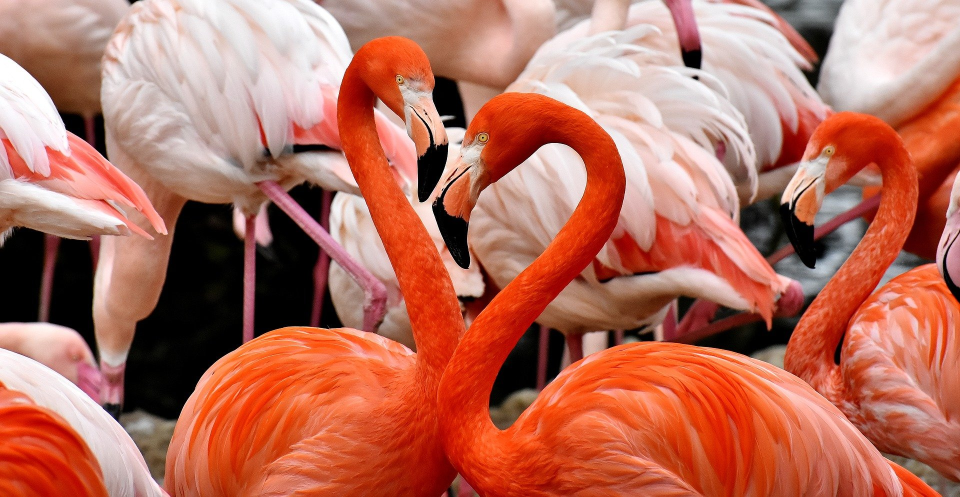
#> input picture Python - DSP/images/flamingo.jpg, 1920 x 993 px (shown at 1/2 size)
$ python rotate.py
#> lines starting #> are read from the running program, lines starting #| are printed output that depends on the picture
# -*- coding: utf-8 -*-
"""
@author: Michelle Lynch
"""

import numpy as np
import cv2 as cv

# Read original image, returns a numpy.ndarray (h, w, channels)
image = cv.imread('flamingo.jpg', cv.IMREAD_COLOR)
#> image is the input picture: shape (993, 1920, 3); mean B, G, R 93.9, 111.3, 182.4
# Save original, as we will overwrite 'image'
image_orig = image

# Get dimensions of the image
dim_orig = image.shape
#> dim_orig = (993, 1920, 3)
height, width, channels = image.shape
#> height = 993; width = 1920; channels = 3

# Scale, preserving aspect ratio
def scale(image, scale_by):
#> called with scale_by = 0.5
    w = int(image.shape[1] * scale_by)
#> w = 960
    h = int(image.shape[0] * scale_by)
#> h = 496
    dim = (w, h)
#> dim = (960, 496)
    image_scaled = cv.resize(image, dim, interpolation=cv.INTER_AREA)
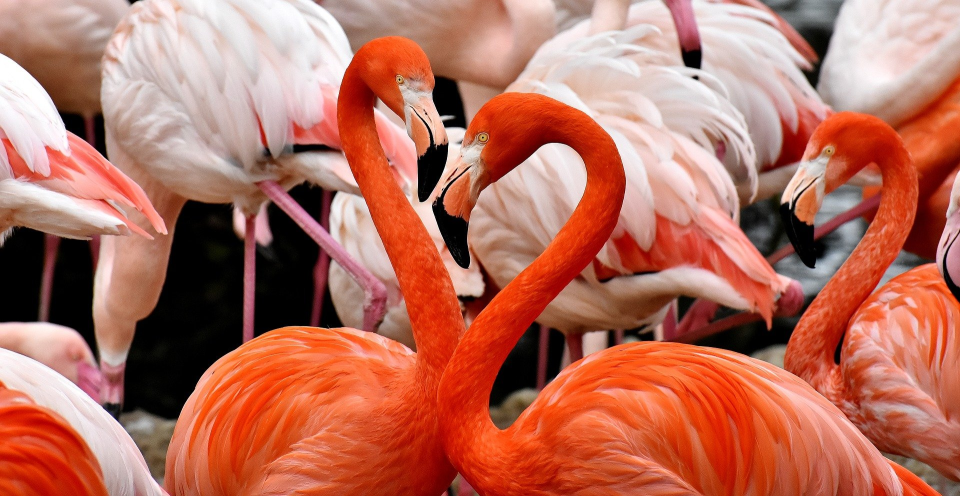
#> image_scaled: shape (496, 960, 3); mean B, G, R 93.9, 111.3, 182.4
    return image_scaled

# Rotate
def rotate(image):
    height, width, channels = image.shape
#> height = 496; width = 960; channels = 3
    # Centre is in tuple of (cols, rows) or (width, height) (see warp_affine doc)
    centre = (width //2, height //2)
#> centre = (480, 248)
    mx = cv.getRotationMatrix2D(centre, -45, 1.0)
    image_rot = cv.warpAffine(image, mx, (width, height))
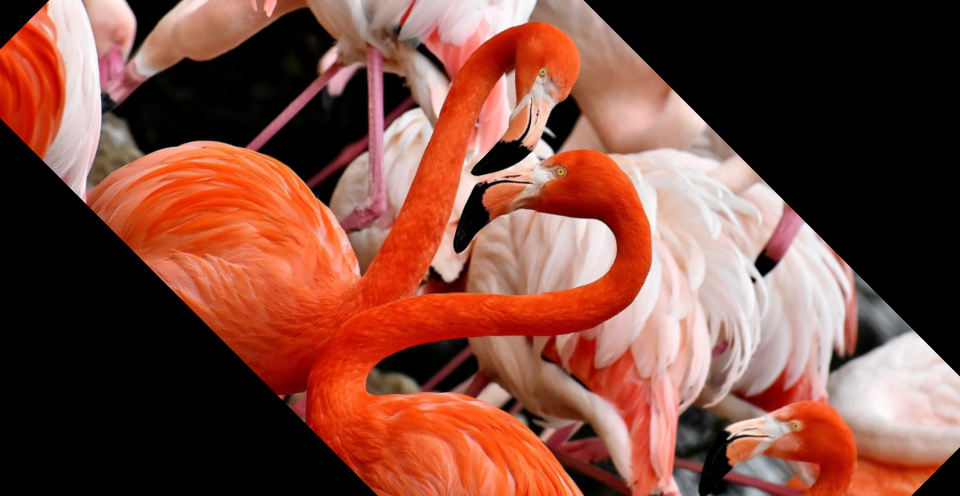
#> image_rot: shape (496, 960, 3); mean B, G, R 61.1, 73.8, 124.9
    cv.imshow('Input Image', image_rot)
    cv.waitKey(0)
    return image_rot

    # Add code
    # centre =

scale_by = 0.50
image = scale(image, scale_by)
image = rotate(image)
#cv.imshow('', image)
#cv.waitKey(0)
cv.destroyAllWindows()

$ run again, with Python - DSP/images/iguana.jpg copied over Python - DSP/images/flamingo.jpg
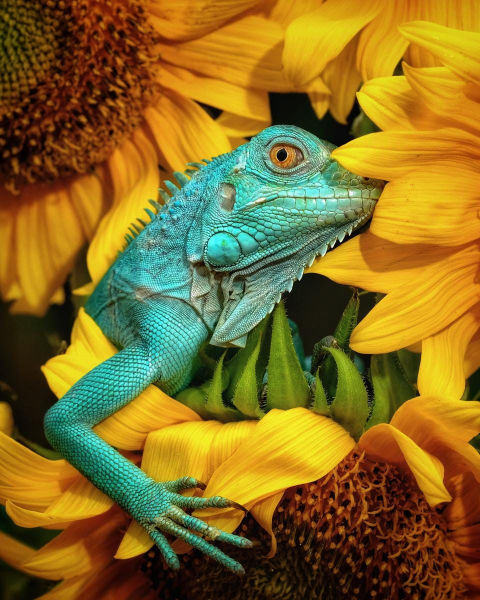
#> input picture Python - DSP/images/iguana.jpg, 960 x 1200 px (shown at 1/2 size)
#> image is the input picture: shape (1200, 960, 3); mean B, G, R 36.9, 108.6, 133.4
#> in scale, `image_scaled = cv.resize(image, dim, interpolation=cv.INTER_AREA)`:
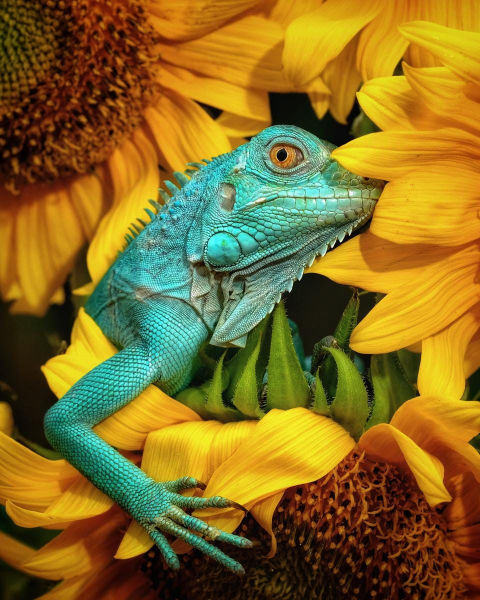
#> image_scaled: shape (600, 480, 3); mean B, G, R 37, 108.7, 133.5
#> in rotate, `image_rot = cv.warpAffine(image, mx, (width, height))`:
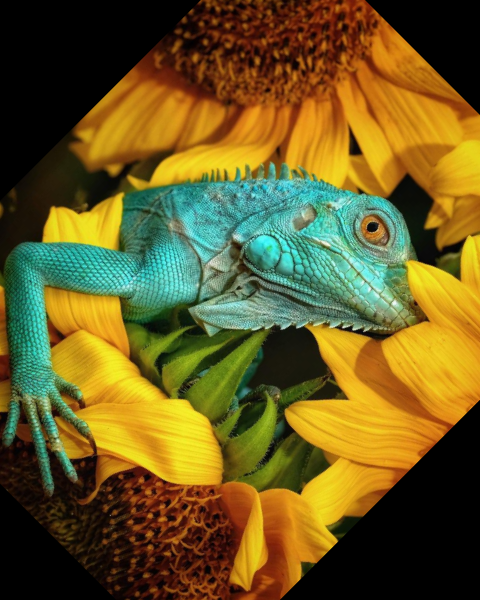
#> image_rot: shape (600, 480, 3); mean B, G, R 34.7, 91.1, 106.2
